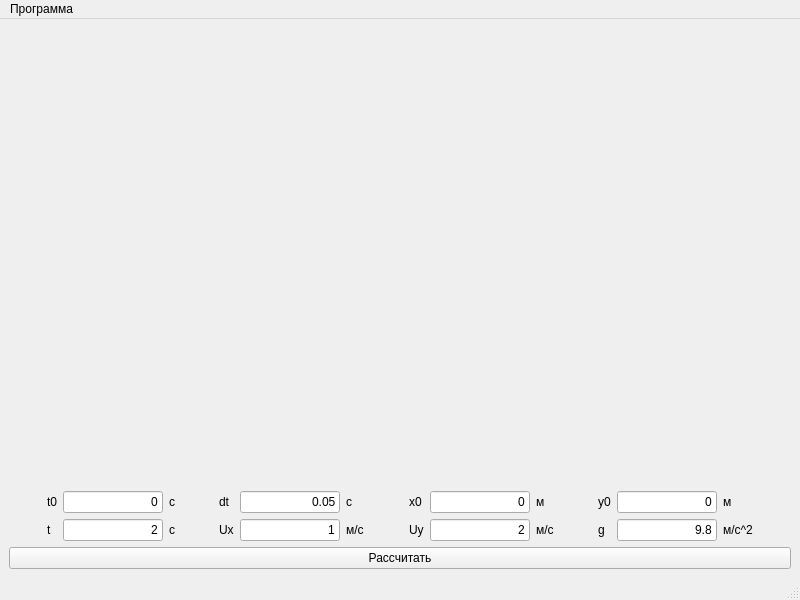
<?xml version="1.0" encoding="UTF-8"?>
<ui version="4.0">
 <class>MainWindow</class>
 <widget class="QMainWindow" name="MainWindow">
  <property name="geometry">
   <rect>
    <x>0</x>
    <y>0</y>
    <width>800</width>
    <height>600</height>
   </rect>
  </property>
  <property name="windowTitle">
   <string>Метод Рунге-Кутты</string>
  </property>
  <widget class="QWidget" name="centralwidget">
   <layout class="QGridLayout" name="gridLayout_2">
    <item row="0" column="0">
     <layout class="QGridLayout" name="gridLayout">
      <item row="1" column="10">
       <widget class="QLabel" name="label_4">
        <property name="text">
         <string>x0</string>
        </property>
       </widget>
      </item>
      <item row="2" column="14">
       <widget class="QLabel" name="label_7">
        <property name="text">
         <string>g</string>
        </property>
       </widget>
      </item>
      <item row="2" column="15">
       <widget class="QLineEdit" name="lineEdit_7">
        <property name="text">
         <string>9.8</string>
        </property>
        <property name="alignment">
         <set>Qt::AlignRight|Qt::AlignTrailing|Qt::AlignVCenter</set>
        </property>
       </widget>
      </item>
      <item row="1" column="8">
       <widget class="QLabel" name="label_10">
        <property name="text">
         <string>с</string>
        </property>
       </widget>
      </item>
      <item row="1" column="9">
       <spacer name="horizontalSpacer_3">
        <property name="orientation">
         <enum>Qt::Horizontal</enum>
        </property>
        <property name="sizeHint" stdset="0">
         <size>
          <width>40</width>
          <height>20</height>
         </size>
        </property>
       </spacer>
      </item>
      <item row="1" column="15">
       <widget class="QLineEdit" name="lineEdit_4">
        <property name="text">
         <string>0</string>
        </property>
        <property name="alignment">
         <set>Qt::AlignRight|Qt::AlignTrailing|Qt::AlignVCenter</set>
        </property>
       </widget>
      </item>
      <item row="2" column="10">
       <widget class="QLabel" name="label_6">
        <property name="text">
         <string>Uy</string>
        </property>
       </widget>
      </item>
      <item row="2" column="4">
       <widget class="QLabel" name="label_16">
        <property name="text">
         <string>с</string>
        </property>
       </widget>
      </item>
      <item row="1" column="18">
       <spacer name="horizontalSpacer_5">
        <property name="orientation">
         <enum>Qt::Horizontal</enum>
        </property>
        <property name="sizeHint" stdset="0">
         <size>
          <width>40</width>
          <height>20</height>
         </size>
        </property>
       </spacer>
      </item>
      <item row="1" column="13">
       <spacer name="horizontalSpacer_4">
        <property name="orientation">
         <enum>Qt::Horizontal</enum>
        </property>
        <property name="sizeHint" stdset="0">
         <size>
          <width>40</width>
          <height>20</height>
         </size>
        </property>
       </spacer>
      </item>
      <item row="1" column="14">
       <widget class="QLabel" name="label_3">
        <property name="text">
         <string>y0</string>
        </property>
       </widget>
      </item>
      <item row="1" column="11">
       <widget class="QLineEdit" name="lineEdit_3">
        <property name="text">
         <string>0</string>
        </property>
        <property name="alignment">
         <set>Qt::AlignRight|Qt::AlignTrailing|Qt::AlignVCenter</set>
        </property>
       </widget>
      </item>
      <item row="2" column="16" colspan="2">
       <widget class="QLabel" name="label_13">
        <property name="text">
         <string>м/с^2</string>
        </property>
       </widget>
      </item>
      <item row="1" column="4">
       <widget class="QLabel" name="label_8">
        <property name="text">
         <string>с</string>
        </property>
       </widget>
      </item>
      <item row="1" column="1" colspan="2">
       <widget class="QLabel" name="label">
        <property name="text">
         <string>t0</string>
        </property>
       </widget>
      </item>
      <item row="1" column="0">
       <spacer name="horizontalSpacer">
        <property name="orientation">
         <enum>Qt::Horizontal</enum>
        </property>
        <property name="sizeHint" stdset="0">
         <size>
          <width>40</width>
          <height>20</height>
         </size>
        </property>
       </spacer>
      </item>
      <item row="2" column="11">
       <widget class="QLineEdit" name="lineEdit_6">
        <property name="text">
         <string>2</string>
        </property>
        <property name="alignment">
         <set>Qt::AlignRight|Qt::AlignTrailing|Qt::AlignVCenter</set>
        </property>
       </widget>
      </item>
      <item row="2" column="8">
       <widget class="QLabel" name="label_9">
        <property name="text">
         <string>м/c</string>
        </property>
       </widget>
      </item>
      <item row="2" column="3">
       <widget class="QLineEdit" name="lineEdit_8">
        <property name="text">
         <string>2</string>
        </property>
        <property name="alignment">
         <set>Qt::AlignRight|Qt::AlignTrailing|Qt::AlignVCenter</set>
        </property>
       </widget>
      </item>
      <item row="2" column="6">
       <widget class="QLabel" name="label_5">
        <property name="text">
         <string>Ux</string>
        </property>
       </widget>
      </item>
      <item row="2" column="7">
       <widget class="QLineEdit" name="lineEdit_5">
        <property name="text">
         <string>1</string>
        </property>
        <property name="alignment">
         <set>Qt::AlignRight|Qt::AlignTrailing|Qt::AlignVCenter</set>
        </property>
       </widget>
      </item>
      <item row="1" column="5">
       <spacer name="horizontalSpacer_2">
        <property name="orientation">
         <enum>Qt::Horizontal</enum>
        </property>
        <property name="sizeHint" stdset="0">
         <size>
          <width>40</width>
          <height>20</height>
         </size>
        </property>
       </spacer>
      </item>
      <item row="0" column="0" colspan="19">
       <widget class="QCustomPlot" name="widget" native="true"/>
      </item>
      <item row="1" column="7">
       <widget class="QLineEdit" name="lineEdit_2">
        <property name="text">
         <string>0.05</string>
        </property>
        <property name="alignment">
         <set>Qt::AlignRight|Qt::AlignTrailing|Qt::AlignVCenter</set>
        </property>
       </widget>
      </item>
      <item row="1" column="6">
       <widget class="QLabel" name="label_2">
        <property name="text">
         <string>dt</string>
        </property>
       </widget>
      </item>
      <item row="1" column="12">
       <widget class="QLabel" name="label_12">
        <property name="text">
         <string>м</string>
        </property>
       </widget>
      </item>
      <item row="1" column="16" colspan="2">
       <widget class="QLabel" name="label_14">
        <property name="text">
         <string>м</string>
        </property>
       </widget>
      </item>
      <item row="1" column="3">
       <widget class="QLineEdit" name="lineEdit">
        <property name="text">
         <string>0</string>
        </property>
        <property name="alignment">
         <set>Qt::AlignRight|Qt::AlignTrailing|Qt::AlignVCenter</set>
        </property>
       </widget>
      </item>
      <item row="2" column="12">
       <widget class="QLabel" name="label_11">
        <property name="text">
         <string>м/c</string>
        </property>
       </widget>
      </item>
      <item row="2" column="1" colspan="2">
       <widget class="QLabel" name="label_15">
        <property name="text">
         <string>t</string>
        </property>
       </widget>
      </item>
      <item row="3" column="0" colspan="19">
       <widget class="QPushButton" name="pushButton">
        <property name="text">
         <string>Рассчитать</string>
        </property>
       </widget>
      </item>
     </layout>
    </item>
   </layout>
  </widget>
  <widget class="QMenuBar" name="menubar">
   <property name="geometry">
    <rect>
     <x>0</x>
     <y>0</y>
     <width>800</width>
     <height>30</height>
    </rect>
   </property>
   <widget class="QMenu" name="menu">
    <property name="title">
     <string>Программа</string>
    </property>
    <addaction name="action"/>
    <addaction name="separator"/>
    <addaction name="action_3"/>
   </widget>
   <addaction name="menu"/>
  </widget>
  <widget class="QStatusBar" name="statusbar"/>
  <action name="action">
   <property name="text">
    <string>О программе</string>
   </property>
  </action>
  <action name="action_3">
   <property name="text">
    <string>Выход</string>
   </property>
  </action>
 </widget>
 <customwidgets>
  <customwidget>
   <class>QCustomPlot</class>
   <extends>QWidget</extends>
   <header>qcustomplot.h</header>
   <container>1</container>
  </customwidget>
 </customwidgets>
 <resources/>
 <connections/>
</ui>
